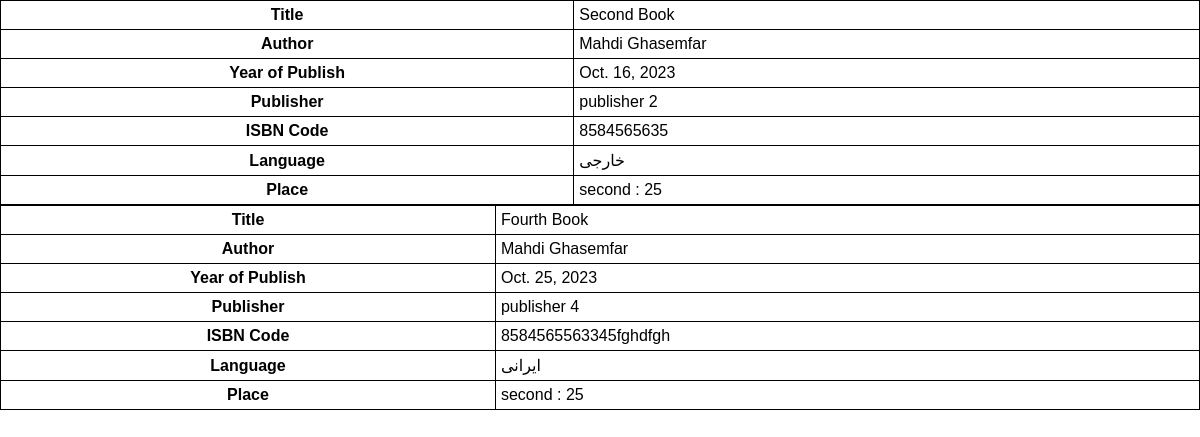
Screenshot of /books/book/authos/booksofauthor/2 with the database file from the repository.
### books/models.py (models this page shows, shortened)
class Book(models.Model):
    title = models.CharField(max_length=250, null=False, blank=False)
    author = models.ForeignKey(Author, on_delete=models.SET_NULL, null=True)
    year_of_publish = models.DateField(blank=True, help_text='The time of publish book')
    publisher = models.CharField(max_length=250, null=False, blank=True)
    ISBN_code = models.CharField(max_length=250, null=False, blank=False)
    language = models.CharField(max_length=100, blank=False, null=False)
    cage_info = models.ForeignKey(Cage, on_delete=models.SET_NULL, null=True)

class Author(models.Model):
    nationality_fields = [('I', 'Internal'), ('E', 'External')]
    first_name = models.CharField(max_length=50, null=False, blank=False)
    last_name = models.CharField(max_length=80, null=False, blank=False)
    nationality = models.CharField(choices=nationality_fields, max_length=1)

class Cage(models.Model):
    number = models.IntegerField(verbose_name='cage number',
                                 validators=[MinValueValidator(1), MaxValueValidator(100)])
    roadway = models.CharField(max_length=250, null=False, blank=False, verbose_name='A title for roadway')
    def __str__(self):
        return f"{self.roadway} : {self.number}"

### books/views.py (the view)
# urls.py: path('book/authos/booksofauthor/<int:author_id>', views.get_all_books_of_author, name="author_books")
def get_all_books_of_author(request, author_id=1):
    books = Book.objects.filter(author__id=author_id)
    template_response = loader.get_template('authors/books_of_author.html')
    return HttpResponse(template_response.render({'books': books}, request))

### templates/authors/books_of_author.html (shortened to what this page needs)
<!DOCTYPE html>
<html lang="en">
<head>
</head>
<body>
{% for book in books %}
    <table>
        <tr>
            <th>Title</th>
            <td>{{ book.title }}</td>
        </tr>
        <tr>
            <th>Author</th>
            <td>{{ book.author.first_name }} {{ book.author.last_name }}</td>
        </tr>
        <tr>
            <th>Year of Publish</th>
            <td>{{ book.year_of_publish }}</td>
        </tr>
        <tr>
            <th>Publisher</th>
            <td>{{ book.publisher }}</td>
        </tr>
        <tr>
            <th>ISBN Code</th>
            <td>{{ book.ISBN_code }}</td>
        </tr>
        <tr>
            <th>Language</th>
            <td>{{ book.language }}</td>
        </tr>
        <tr>
            <th>Place</th>
            <td>{{ book.cage_info }}</td>
        </tr>
    </table>
{% endfor %}
</body>
</html>

### templates/authors/books_of_author.html (style rules this page uses)
body { font-family: sans-serif; margin: 0; }
table { width: 100%; border-collapse: collapse; }
th, td { border: 1px solid black; padding: 5px; }

### rows the page displays
Book: title "Second Book", author.first_name "Mahdi", author.last_name "Ghasemfar", year_of_publish "Oct. 16, 2023", publisher "publisher 2", ISBN_code "8584565635", language "خارجی", cage_info "second : 25"
Book: title "Fourth Book", author.first_name "Mahdi", author.last_name "Ghasemfar", year_of_publish "Oct. 25, 2023", publisher "publisher 4", ISBN_code "8584565563345fghdfgh", language "ایرانی", cage_info "second : 25"
